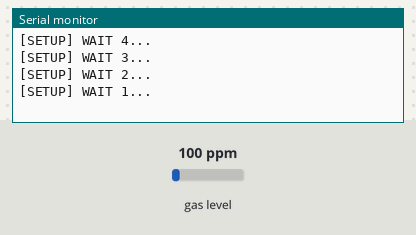
The sketch below on a simulated ESP8266 (NodeMCU). Shown: the last lines printed to the serial monitor. The inputs (shaded band) are chosen by the test bench; at power-on: gas level 100 ppm. WiFi joins after 1.5 s; servers stay silent unless stated; uploads are accepted with an empty reply.

Above: at 5.2 s.
5.3 s: gas level set to 20 ppm
At 6.1 s:
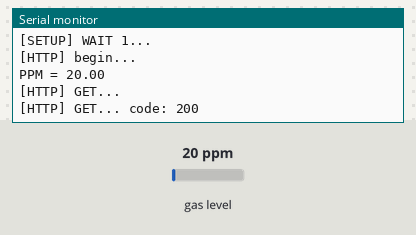
9.6 s: gas level set to 250 ppm
At 15.86 s:
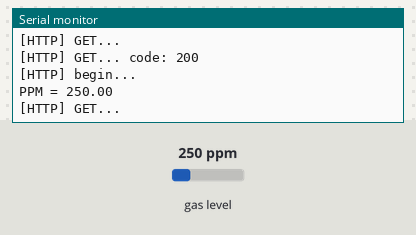
Timing chart, 0 to 17.4 s (numbered marks = the images above; inputs shaded):
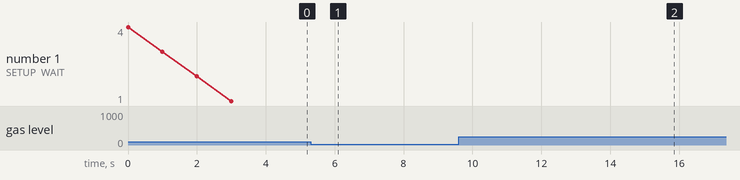

Measured:
- after the input at 5.3 s, the serial monitor: prints a new line after 0.20 s (image 1)
- after the input at 9.6 s, the serial monitor: prints a new line after 6.1 s (image 2)

The sketch:

mq7-simpandata.ino
```cpp
/**
   BasicHTTPClient.ino

    Created on: 24.05.2015

*/

#include <Arduino.h>

#include <ESP8266WiFi.h>
#include <ESP8266WiFiMulti.h>

#include <ESP8266HTTPClient.h>

#include <WiFiClient.h>

#include <MQ7.h>
MQ7 mq7(A0,5.0);

ESP8266WiFiMulti WiFiMulti;

void setup(){

  Serial.begin(115200);
  // Serial.setDebugOutput(true);

  Serial.println();
  Serial.println();
  Serial.println();

  for (uint8_t t = 4; t > 0; t--) {
    Serial.printf("[SETUP] WAIT %d...\n", t);
    Serial.flush();
    delay(1000);
  }

  WiFi.mode(WIFI_STA);
  WiFiMulti.addAP("TP-Link_2F2E", "15657473");
}

void loop() {
  // wait for WiFi connection
  if ((WiFiMulti.run() == WL_CONNECTED)) {

    WiFiClient client;

    HTTPClient http;

    Serial.print("[HTTP] begin...\n");
    if (http.begin(client, "http://192.168.1.3/mq7/simpan-data.php?user=a1b2c3&pass=d4e5f6&ppm="+String(mq7.getPPM()))){  // HTTP

      Serial.print("PPM = "+String(mq7.getPPM())+"\n");
      Serial.print("[HTTP] GET...\n");
      // start connection and send HTTP header
      int httpCode = http.GET();

      // httpCode will be negative on error
      if (httpCode > 0) {
        // HTTP header has been send and Server response header has been handled
        Serial.printf("[HTTP] GET... code: %d\n", httpCode);

        // file found at server
        if (httpCode == HTTP_CODE_OK || httpCode == HTTP_CODE_MOVED_PERMANENTLY) {
          String payload = http.getString();
          Serial.println(payload);
        }
      } else {
        Serial.printf("[HTTP] GET... failed, error: %s\n", http.errorToString(httpCode).c_str());
      }

      http.end();
    } else {
      Serial.printf("[HTTP} Unable to connect\n");
    }
  }

  delay(10000);
}
```
